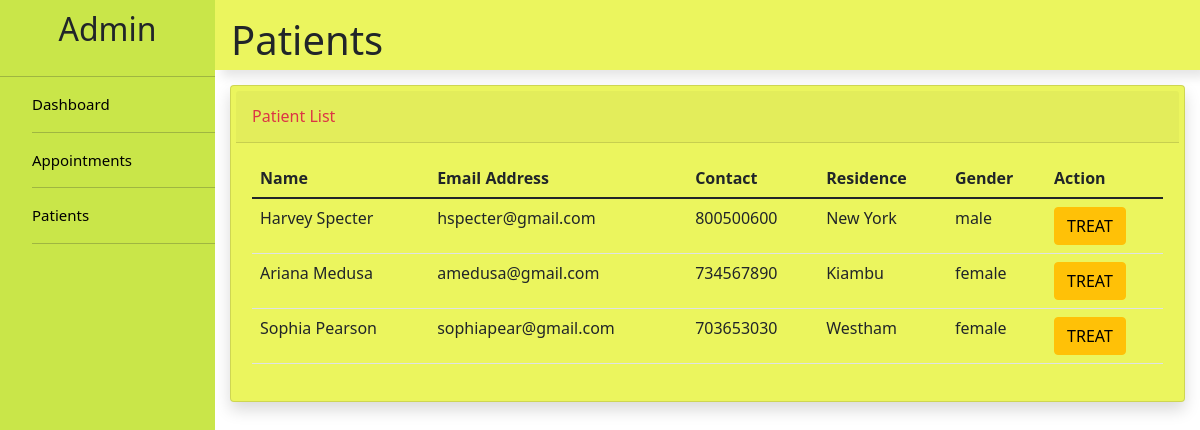
The page /doctor/patients.php on the database its author committed.
### tables this page shows
CREATE TABLE `patients` (
  `id` int(100) NOT NULL,
  `fullname` varchar(100) NOT NULL,
  `email` varchar(100) NOT NULL,
  `residence` varchar(100) NOT NULL,
  `contact` int(15) NOT NULL,
  `password` varchar(15) NOT NULL,
  `cpassword` varchar(15) NOT NULL,
  `gender` text NOT NULL
);

### doctor/patients.php (the view, shortened to what this page needs)
<?php
include("connect.php");
$q = "SELECT * FROM patients ORDER BY id DESC";
$result = $con->query($q);
?>
<html>
    <head>
        <link rel="stylesheet" href="css/bootstrap-5.1.3-dist/css/bootstrap.min.css">
        <link rel="stylesheet" href="css/doc.css">
    </head>
    <body>
        <div class="sidebar">
            <div class="sidebar-title">
                <h2>Admin</h2>
            </div>
            <hr>
            <div class="sidebar-menu">
                <ul class="listItems">
                    <li>
                        <a href="dashboard.php">
                            Dashboard
                        </a>
                    </li>
                    <hr>
                    <li>
                        <a href="appointment.php">
                            Appointments
                        </a>
                    </li>
                    <hr>
                    <li>
                        <a href="patients.php">
                            Patients
                        </a>
                    </li>
                    <hr>
                </ul>
            </div>
        </div>
        <div class="main">
            <header>
                <h1>
                    Patients
                </h1>
            </header>
            <section class="home">
                <div class="card shadow mb-4">
                    <div class="card-header py-3">
                        <div class="row">
                            <div class="col">
                                <h6 class="m-0 font-weight-bold text-danger">Patient List</h6>
                            </div>
                        </div>
                    </div>
                    <div class="card-body">
                        <div class="table-responsive">
                            <table class="table table-borderd" id="doctor_table" width="100%" cellspacing="0">
                                <thead>
                                    <tr>
                                        <th>Name</th>
                                        <th>Email Address</th>
                                        <th>Contact</th>
                                        <th>Residence</th>
                                        <th>Gender</th>
                                        <th>Action</th>
                                    </tr>
                                </thead>
                                    <?php
                                        while($rows=$result->fetch_assoc()){
                                    ?>
                                    <tr>
                                        <td><?php echo $rows['fullname'];?></td>
                                        <td><?php echo $rows['email'];?></td>
                                        <td><?php echo $rows['contact'];?></td>
                                        <td><?php echo $rows['residence'];?></td>
                                        <td><?php echo $rows['gender'];?></td>
                                        <td>
                                        <a href="treatment.php" class="btn btn-warning">TREAT</a>
                                        </td>
                                    </tr>
                                    <?php
                                        }
                                    ?>
                            </table>
                        </div>
                    </div>
                </div>
            </section>
        </div>
    </body>
</html>

### doctor/css/doc.css (style rules this page uses)
html { background-color: aliceblue; }
.sidebar { width: 215px; position: fixed; left: 0; top: 0; height: 100%; background-color: rgb(201, 230, 73); }
.sidebar-title { height: 50px; text-align: center; }
.listItems { list-style: none; }
li { width: 100%; margin-bottom: 1rem; }
ul { list-style: none; }
a { text-decoration: none; cursor: pointer; display: block; font-size: 15; color: black; }
.main { margin-left: 215px; }
header { display: flex; justify-content: space-between; padding: 1rem; box-shadow: 7px 7px 10px rgba(0, 0, 0, 0.1); height: 70px; text-align: center; align-content: center; margin-bottom: 5px; background-color: rgb(235, 245, 94); }
.sidebar-title h2 { text-align: center; align-content: center; margin-top: 10px; }
.home { margin-top: 15px; margin-left: 15px; margin-right: 15px; }
.card { padding: 5px; box-shadow: 7px 7px 10px rgba(0, 0, 0, 0.1); background-color: rgb(235, 245, 94); }

### rows shown on the page
patients: fullname "Harvey Specter", email "hspecter@gmail.com", contact "800500600", residence "New York", gender "male"
patients: fullname "Ariana Medusa", email "amedusa@gmail.com", contact "734567890", residence "Kiambu", gender "female"
patients: fullname "Sophia Pearson", email "sophiapear@gmail.com", contact "703653030", residence "Westham", gender "female"
